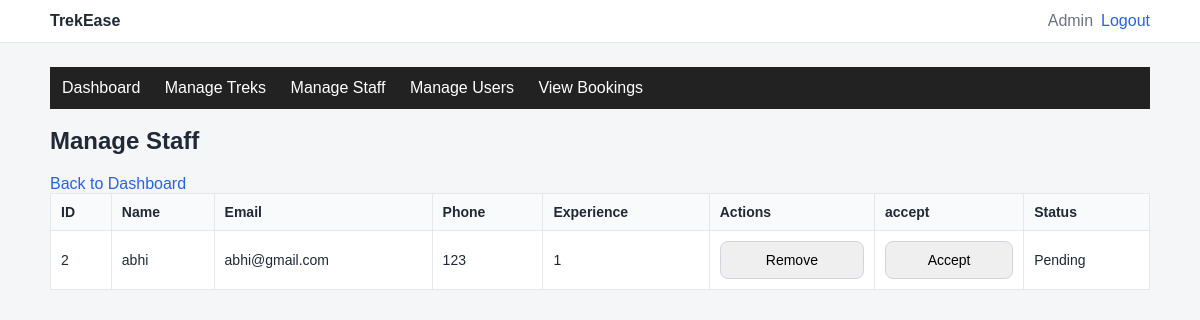
The app's page /admin/staff (signed in), older data.
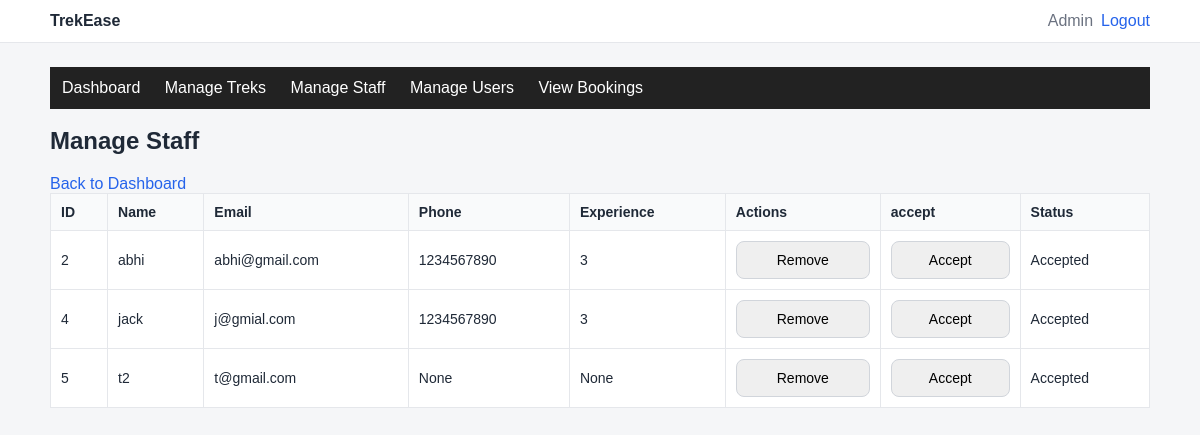
The same page, newer data.
### databases.py (models this page shows, shortened)
class User(db.Model):
    __tablename__ = "users"
    id = db.Column(db.Integer, primary_key=True)
    name = db.Column(db.String(100), nullable=False)
    email = db.Column(db.String(100), unique=True, nullable=False)
    password = db.Column(db.String(255), nullable=False)
    role = db.Column(db.String(20), nullable=False)  # ADMIN / STAFF / TREKKER
    created_at = db.Column(db.DateTime, default=datetime.utcnow, nullable=False)
    staff_profile = db.relationship("StaffProfile", back_populates="user", uselist=False)
    bookings = db.relationship("Booking", back_populates="user")

class StaffProfile(db.Model):
    __tablename__ = "staff_profiles"
    id = db.Column(db.Integer, primary_key=True)
    user_id = db.Column(db.Integer, db.ForeignKey("users.id"), unique=True, nullable=False)
    phone = db.Column(db.String(10))
    experience_years = db.Column(db.Integer)
    accepted = db.Column(db.Boolean, default=False, nullable=False)
    assigned_treks = db.relationship("Trek", back_populates="assigned_staff", foreign_keys="Trek.assigned_staff_id")
    user = db.relationship("User", back_populates="staff_profile")

### app.py (the view)
@app.route("/admin/staff", methods=["GET"])
def admin_staff():
    if session.get("role") != "ADMIN":
        return redirect(url_for("login"))
    staff = User.query.filter_by(role="STAFF").all()
    return render_template("admin_s.html", staff=staff)

### templates/admin_s.html (shortened to what this page needs)
{% extends "base.html" %}
{% block content %}
  {% include "admin_nav.html" %}
  <h2>Manage Staff</h2>
  <a href="{{ url_for('admin_dashboard') }}">Back to Dashboard</a>
  {% if staff %}
    <table border="1" cellpadding="10">
      <tr>
        <th>ID</th>
        <th>Name</th>
        <th>Email</th>
        <th>Phone</th>
        <th>Experience</th>
        <th>Actions</th>
        <th>accept</th>
        <th>Status</th>
      </tr>
      {% for s in staff %}
        <tr>
          <td>{{ s.id }}</td>
          <td>{{ s.name }}</td>
          <td>{{ s.email }}</td>
          <td>{{ s.staff_profile.phone if s.staff_profile else '-' }}</td>
          <td>{{ s.staff_profile.experience_years if s.staff_profile else '-' }}</td>
          <td>
            <form method="POST" action="{{ url_for('admin_staff_delete', staff_id=s.id) }}" style="display:inline;">
              <button type="submit" onclick="return confirm('Remove this staff?')">Remove</button>
            </form>
          </td>
          <td>
            <form method="POST" action="{{ url_for('admin_staff_accept', staff_id=s.id) }}" style="display:inline;">
              <button type="submit" onclick="return confirm('Accept this staff?')">Accept</button>
            </form>
          </td>
          <td>
            {% if s.staff_profile and s.staff_profile.accepted %}
              Accepted
            {% else %}
              Pending
            {% endif %}
          </td>
        </tr>
      {% endfor %}
    </table>
  {% else %}
    <p>No staff added yet.</p>
  {% endif %}
{% endblock %}

### templates/base.html (shortened to what this page needs)
<!doctype html>
<html>
<head>
  <link rel="stylesheet" href="{{ url_for('static', filename='style.css') }}">
</head>
<body>
  {% if show_topbar|default(True) %}
  <div class="topbar">
    <div class="inner">
      <strong>TrekEase</strong>
      <div class="actions-inline">
        {% if session.get("user_id") %}
          <span style="color:#6b7280;">{{ session.get("name") }}</span>
          <a href="{{ url_for('logout') }}">Logout</a>
        {% else %}
          <a href="{{ url_for('login') }}">Login</a>
        {% endif %}
      </div>
    </div>
  </div>
  {% endif %}
  <div class="container">
    {% block content %}{% endblock %}
  </div>
</body>
</html>

### templates/admin_nav.html
<nav style="background:#222; padding:12px;">
  <a href="{{ url_for('admin_dashboard') }}" style="color:white; margin-right:20px;">Dashboard</a>
  <a href="{{ url_for('admin_treks') }}" style="color:white; margin-right:20px;">Manage Treks</a>
  <a href="{{ url_for('admin_staff') }}" style="color:white; margin-right:20px;">Manage Staff</a>
  <a href="{{ url_for('admin_users') }}" style="color:white; margin-right:20px;">Manage Users</a>
  <a href="{{ url_for('admin_bookings') }}" style="color:white; margin-right:20px;">View Bookings</a>
</nav>
<br>

### static/style.css (style rules this page uses)
:root { --bg: #f5f6f8; --card: #ffffff; --text: #1f2937; --muted: #6b7280; --border: #e5e7eb; --primary: #2563eb; --danger: #dc2626; --success: #16a34a; }
* { box-sizing: border-box; }
body { margin: 0; font-family: Arial, Helvetica, sans-serif; background: var(--bg); color: var(--text); }
a { color: var(--primary); text-decoration: none; }
.container { width: min(1100px, 92%); margin: 24px auto; }
h1, h2, h3, h4 { margin-top: 0; }
.topbar { background: #fff; border-bottom: 1px solid var(--border); padding: 12px 0; }
.topbar .inner { width: min(1100px, 92%); margin: 0 auto; display: flex; justify-content: space-between; align-items: center; }
table { width: 100%; border-collapse: collapse; background: #fff; border: 1px solid var(--border); }
th, td { border-bottom: 1px solid var(--border); text-align: left; padding: 10px; font-size: 14px; }
th { background: #f9fafb; }
input, select, button, textarea { width: 100%; padding: 10px; border: 1px solid #d1d5db; border-radius: 8px; font-size: 14px; }
.actions-inline { display: flex; gap: 8px; align-items: center; flex-wrap: wrap; }

Row changes from the older to the newer data that the page shows:
changed User "abhi": staff_profile "123" → "1234567890"; staff_profile "1" → "3"; text "Pending" → "Accepted"
added User: id "4", name "jack", email "j@gmial.com", staff_profile "1234567890", staff_profile "3", shows "Accepted"
added User: id "5", name "t2", email "t@gmail.com", staff_profile "None", shows "Accepted"
